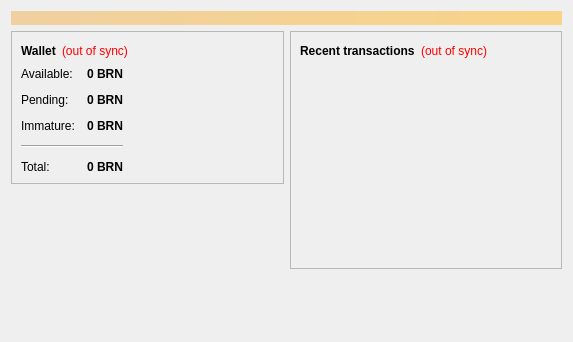
<?xml version="1.0" encoding="UTF-8"?>
<ui version="4.0">
 <class>OverviewPage</class>
 <widget class="QWidget" name="OverviewPage">
  <property name="geometry">
   <rect>
    <x>0</x>
    <y>0</y>
    <width>573</width>
    <height>342</height>
   </rect>
  </property>
  <property name="windowTitle">
   <string>Form</string>
  </property>
  <layout class="QVBoxLayout" name="topLayout">
   <item>
    <widget class="QLabel" name="labelAlerts">
     <property name="visible">
      <bool>false</bool>
     </property>
     <property name="styleSheet">
      <string notr="true">background-color: qlineargradient(x1: 0, y1: 0, x2: 1, y2: 0, stop:0 #F0D0A0, stop:1 #F8D488); color:#000000;</string>
     </property>
     <property name="wordWrap">
      <bool>true</bool>
     </property>
     <property name="margin">
      <number>3</number>
     </property>
    </widget>
   </item>
   <item>
    <layout class="QHBoxLayout" name="horizontalLayout" stretch="1,1">
     <item>
      <layout class="QVBoxLayout" name="verticalLayout_2">
       <item>
        <widget class="QFrame" name="frame">
         <property name="frameShape">
          <enum>QFrame::StyledPanel</enum>
         </property>
         <property name="frameShadow">
          <enum>QFrame::Raised</enum>
         </property>
         <layout class="QVBoxLayout" name="verticalLayout_4">
          <item>
           <layout class="QHBoxLayout" name="horizontalLayout_4">
            <item>
             <widget class="QLabel" name="label_5">
              <property name="font">
               <font>
                <weight>75</weight>
                <bold>true</bold>
               </font>
              </property>
              <property name="text">
               <string>Wallet</string>
              </property>
             </widget>
            </item>
            <item>
             <widget class="QLabel" name="labelWalletStatus">
              <property name="toolTip">
               <string>The displayed information may be out of date. Your wallet automatically synchronizes with the Barnacoin network after a connection is established, but this process has not completed yet.</string>
              </property>
              <property name="styleSheet">
               <string notr="true">QLabel { color: red; }</string>
              </property>
              <property name="text">
               <string notr="true">(out of sync)</string>
              </property>
              <property name="alignment">
               <set>Qt::AlignLeading|Qt::AlignLeft|Qt::AlignVCenter</set>
              </property>
             </widget>
            </item>
            <item>
             <spacer name="horizontalSpacer_2">
              <property name="orientation">
               <enum>Qt::Horizontal</enum>
              </property>
              <property name="sizeHint" stdset="0">
               <size>
                <width>40</width>
                <height>20</height>
               </size>
              </property>
             </spacer>
            </item>
           </layout>
          </item>
          <item>
          <layout class="QHBoxLayout" name="horizontalLayout_3">
           <item>
           <layout class="QFormLayout" name="formLayout_2">
            <property name="fieldGrowthPolicy">
             <enum>QFormLayout::AllNonFixedFieldsGrow</enum>
            </property>
            <property name="horizontalSpacing">
             <number>12</number>
            </property>
            <property name="verticalSpacing">
             <number>12</number>
            </property>
            <item row="0" column="0">
             <widget class="QLabel" name="label">
              <property name="text">
               <string>Available:</string>
              </property>
             </widget>
            </item>
            <item row="0" column="1">
             <widget class="QLabel" name="labelBalance">
              <property name="font">
               <font>
                <weight>75</weight>
                <bold>true</bold>
               </font>
              </property>
              <property name="cursor">
               <cursorShape>IBeamCursor</cursorShape>
              </property>
              <property name="toolTip">
               <string>Your current spendable balance</string>
              </property>
              <property name="text">
               <string notr="true">0 BRN</string>
              </property>
              <property name="alignment">
               <set>Qt::AlignRight|Qt::AlignTrailing|Qt::AlignVCenter</set>
              </property>
              <property name="textInteractionFlags">
               <set>Qt::LinksAccessibleByMouse|Qt::TextSelectableByKeyboard|Qt::TextSelectableByMouse</set>
              </property>
             </widget>
            </item>
            <item row="1" column="0">
             <widget class="QLabel" name="label_3">
              <property name="text">
               <string>Pending:</string>
              </property>
             </widget>
            </item>
            <item row="1" column="1">
             <widget class="QLabel" name="labelUnconfirmed">
              <property name="font">
               <font>
                <weight>75</weight>
                <bold>true</bold>
               </font>
              </property>
              <property name="cursor">
               <cursorShape>IBeamCursor</cursorShape>
              </property>
              <property name="toolTip">
               <string>Total of transactions that have yet to be confirmed, and do not yet count toward the spendable balance</string>
              </property>
              <property name="text">
               <string notr="true">0 BRN</string>
              </property>
              <property name="alignment">
               <set>Qt::AlignRight|Qt::AlignTrailing|Qt::AlignVCenter</set>
              </property>
              <property name="textInteractionFlags">
               <set>Qt::LinksAccessibleByMouse|Qt::TextSelectableByKeyboard|Qt::TextSelectableByMouse</set>
              </property>
             </widget>
            </item>
            <item row="2" column="0">
             <widget class="QLabel" name="labelImmatureText">
              <property name="text">
               <string>Immature:</string>
              </property>
             </widget>
            </item>
            <item row="2" column="1">
             <widget class="QLabel" name="labelImmature">
              <property name="font">
               <font>
                <weight>75</weight>
                <bold>true</bold>
               </font>
              </property>
              <property name="toolTip">
               <string>Mined balance that has not yet matured</string>
              </property>
              <property name="text">
               <string notr="true">0 BRN</string>
              </property>
              <property name="alignment">
               <set>Qt::AlignRight|Qt::AlignTrailing|Qt::AlignVCenter</set>
              </property>
              <property name="textInteractionFlags">
               <set>Qt::LinksAccessibleByMouse|Qt::TextSelectableByKeyboard|Qt::TextSelectableByMouse</set>
              </property>
             </widget>
            </item>
            <item row="4" column="0">
             <widget class="QLabel" name="labelTotalText">
              <property name="text">
               <string>Total:</string>
              </property>
             </widget>
            </item>
            <item row="4" column="1">
             <widget class="QLabel" name="labelTotal">
              <property name="font">
               <font>
                <weight>75</weight>
                <bold>true</bold>
               </font>
              </property>
              <property name="cursor">
               <cursorShape>IBeamCursor</cursorShape>
              </property>
              <property name="toolTip">
               <string>Your current total balance</string>
              </property>
              <property name="text">
               <string notr="true">0 BRN</string>
              </property>
              <property name="alignment">
               <set>Qt::AlignRight|Qt::AlignTrailing|Qt::AlignVCenter</set>
              </property>
              <property name="textInteractionFlags">
               <set>Qt::LinksAccessibleByMouse|Qt::TextSelectableByKeyboard|Qt::TextSelectableByMouse</set>
              </property>
             </widget>
            </item>
            <item row="3" column="0" colspan="2">
             <widget class="Line" name="line">
              <property name="orientation">
               <enum>Qt::Horizontal</enum>
              </property>
             </widget>
            </item>
           </layout>
          </item>
            <item>
             <spacer name="horizontalSpacer_3">
              <property name="orientation">
               <enum>Qt::Horizontal</enum>
              </property>
              <property name="sizeHint" stdset="0">
               <size>
                <width>40</width>
                <height>20</height>
               </size>
              </property>
             </spacer>
            </item>
           </layout>
          </item>
         </layout>
        </widget>
       </item>
       <item>
        <spacer name="verticalSpacer">
         <property name="orientation">
          <enum>Qt::Vertical</enum>
         </property>
         <property name="sizeHint" stdset="0">
          <size>
           <width>20</width>
           <height>40</height>
          </size>
         </property>
        </spacer>
       </item>
      </layout>
     </item>
     <item>
      <layout class="QVBoxLayout" name="verticalLayout_3">
       <item>
        <widget class="QFrame" name="frame_2">
         <property name="frameShape">
          <enum>QFrame::StyledPanel</enum>
         </property>
         <property name="frameShadow">
          <enum>QFrame::Raised</enum>
         </property>
         <layout class="QVBoxLayout" name="verticalLayout">
          <item>
           <layout class="QHBoxLayout" name="horizontalLayout_2">
            <item>
             <widget class="QLabel" name="label_4">
              <property name="text">
               <string>&lt;b&gt;Recent transactions&lt;/b&gt;</string>
              </property>
             </widget>
            </item>
            <item>
             <widget class="QLabel" name="labelTransactionsStatus">
              <property name="toolTip">
               <string>The displayed information may be out of date. Your wallet automatically synchronizes with the Barnacoin network after a connection is established, but this process has not completed yet.</string>
              </property>
              <property name="styleSheet">
               <string notr="true">QLabel { color: red; }</string>
              </property>
              <property name="text">
               <string notr="true">(out of sync)</string>
              </property>
              <property name="alignment">
               <set>Qt::AlignRight|Qt::AlignTrailing|Qt::AlignVCenter</set>
              </property>
             </widget>
            </item>
            <item>
             <spacer name="horizontalSpacer">
              <property name="orientation">
               <enum>Qt::Horizontal</enum>
              </property>
              <property name="sizeHint" stdset="0">
               <size>
                <width>40</width>
                <height>20</height>
               </size>
              </property>
             </spacer>
            </item>
           </layout>
          </item>
          <item>
           <widget class="QListView" name="listTransactions">
            <property name="styleSheet">
             <string notr="true">QListView { background: transparent; }</string>
            </property>
            <property name="frameShape">
             <enum>QFrame::NoFrame</enum>
            </property>
            <property name="verticalScrollBarPolicy">
             <enum>Qt::ScrollBarAlwaysOff</enum>
            </property>
            <property name="horizontalScrollBarPolicy">
             <enum>Qt::ScrollBarAlwaysOff</enum>
            </property>
            <property name="selectionMode">
             <enum>QAbstractItemView::NoSelection</enum>
            </property>
           </widget>
          </item>
         </layout>
        </widget>
       </item>
       <item>
        <spacer name="verticalSpacer_2">
         <property name="orientation">
          <enum>Qt::Vertical</enum>
         </property>
         <property name="sizeHint" stdset="0">
          <size>
           <width>20</width>
           <height>40</height>
          </size>
         </property>
        </spacer>
       </item>
      </layout>
     </item>
    </layout>
   </item>
  </layout>
 </widget>
 <resources/>
 <connections/>
</ui>
